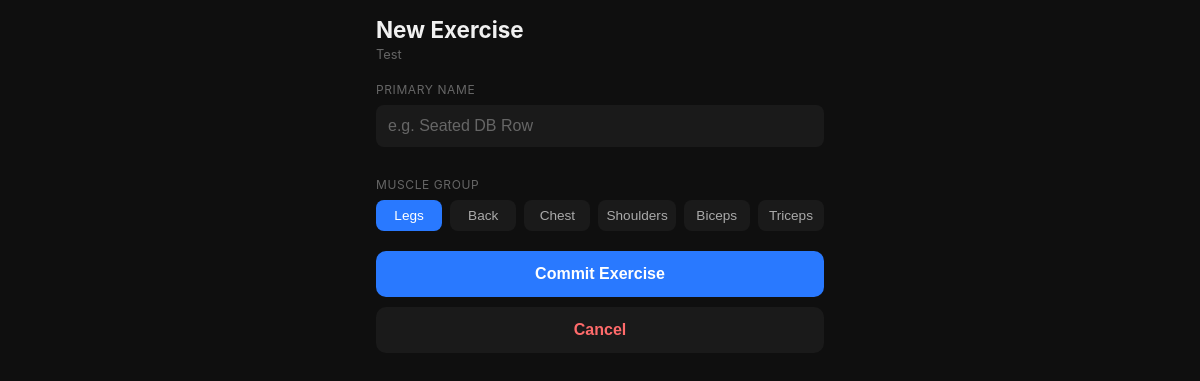
The app's page /user/1/muscle/legs/new, older data.
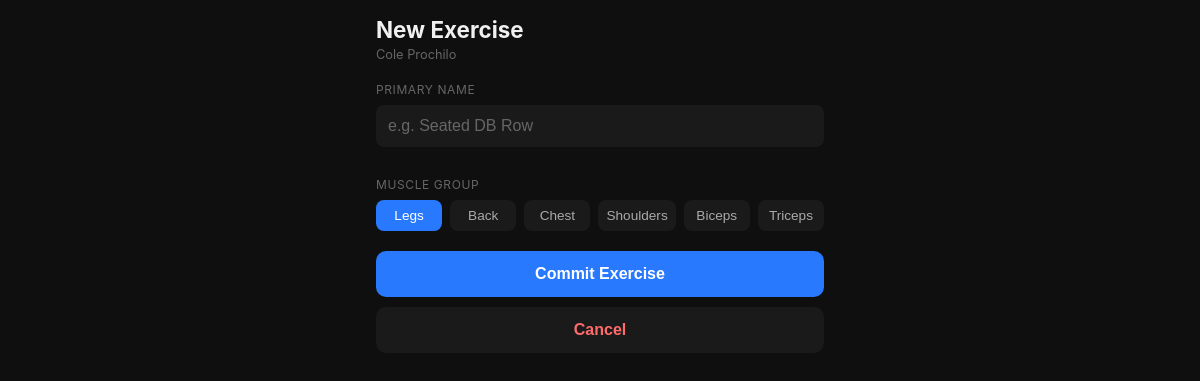
The same page, newer data.
### tables this page shows
CREATE TABLE users (
    user_id       INTEGER PRIMARY KEY AUTOINCREMENT,
    username      TEXT NOT NULL UNIQUE,
    password_hash TEXT NOT NULL,
    date_created  TEXT NOT NULL
);

### web_app.py (the view, shortened to what this page needs)
@app.route("/user/<int:user_id>/muscle/<group>/new", methods=["GET", "POST"])
def create_exercise(user_id, group):
    with get_conn() as conn:
        user = conn.execute("SELECT username FROM users WHERE user_id = ?", (user_id,)).fetchone()
        if not user:
            return redirect(url_for("index"))
        muscle_groups = list(VALID_MUSCLE_GROUPS)
    return render_template("create_exercise.html", user_id=user_id, username=user[0],
                           group=group, muscle_groups=muscle_groups)

### db.py (called while the page is built)
def get_conn():
    conn = sqlite3.connect(DB_PATH)
    conn.execute("PRAGMA foreign_keys = ON")
    return conn

### templates/create_exercise.html (shortened to what this page needs)
{% extends "base.html" %}
{% block content %}
<h1>New Exercise</h1>
<div class="username-tag">{{ username.title() }}</div>
<form id="new-exercise-form">
  <div class="section-title">Primary Name</div>
  <input type="text" id="primary-name" placeholder="e.g. Seated DB Row" autocomplete="off">
  <div class="section-title">Muscle Group</div>
  <div class="filter-row" style="flex-wrap:wrap; margin-bottom:20px;">
    {% for mg in muscle_groups %}
    <button type="button" class="filter-btn mg-btn {% if mg == group %}active{% endif %}" data-val="{{ mg }}">{{ mg.title() }}</button>
    {% endfor %}
  </div>
  <button type="button" onclick="submitForm()" style="width:100%; background:#2979ff; color:#fff; border:none; padding:14px; border-radius:10px; font-size:1rem; font-weight:600; cursor:pointer; margin-bottom:10px;">Commit Exercise</button>
  <button type="button" onclick="location.replace('{{ url_for('muscle_group', user_id=user_id, group=group) }}')" style="width:100%; background:#1a1a1a; color:#ff6b6b; border:none; padding:14px; border-radius:10px; font-size:1rem; font-weight:600; cursor:pointer;">Cancel</button>
</form>
{% endblock %}

Row changes from the older to the newer data that the page shows:
changed users: title "Test" → "Cole Prochilo"
